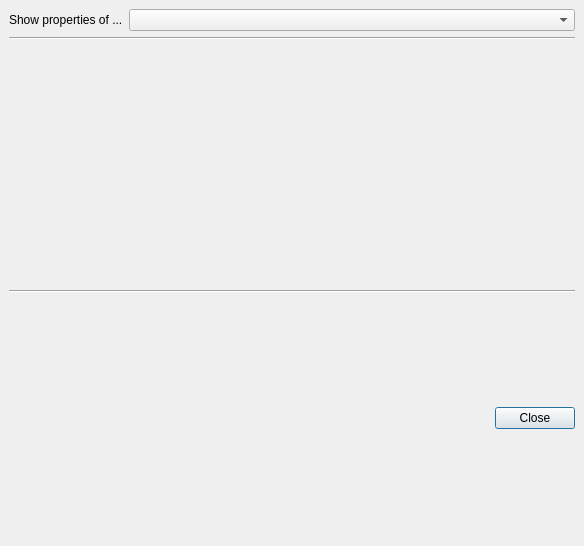
<ui version="4.0" >
 <class>LayoutStatisticsForm</class>
 <widget class="QDialog" name="LayoutStatisticsForm" >
  <property name="geometry" >
   <rect>
    <x>0</x>
    <y>0</y>
    <width>584</width>
    <height>546</height>
   </rect>
  </property>
  <property name="windowTitle" >
   <string>Layout Statistics</string>
  </property>
  <layout class="QGridLayout" >
   <property name="margin" >
    <number>9</number>
   </property>
   <property name="spacing" >
    <number>6</number>
   </property>
   <item row="1" column="0" colspan="2" >
    <widget class="Line" name="line_2" >
     <property name="orientation" >
      <enum>Qt::Horizontal</enum>
     </property>
    </widget>
   </item>
   <item row="4" column="0" colspan="2" >
    <widget class="QFrame" name="frame5" >
     <property name="frameShape" >
      <enum>QFrame::NoFrame</enum>
     </property>
     <property name="frameShadow" >
      <enum>QFrame::Raised</enum>
     </property>
     <layout class="QHBoxLayout" >
      <property name="margin" >
       <number>0</number>
      </property>
      <property name="spacing" >
       <number>6</number>
      </property>
      <item>
       <spacer>
        <property name="orientation" >
         <enum>Qt::Horizontal</enum>
        </property>
        <property name="sizeType" >
         <enum>QSizePolicy::Expanding</enum>
        </property>
        <property name="sizeHint" >
         <size>
          <width>81</width>
          <height>31</height>
         </size>
        </property>
       </spacer>
      </item>
      <item>
       <widget class="QPushButton" name="ok_button" >
        <property name="text" >
         <string>Close</string>
        </property>
        <property name="default" >
         <bool>true</bool>
        </property>
       </widget>
      </item>
     </layout>
    </widget>
   </item>
   <item row="3" column="0" colspan="2" >
    <widget class="Line" name="line" >
     <property name="orientation" >
      <enum>Qt::Horizontal</enum>
     </property>
    </widget>
   </item>
   <item row="0" column="0" >
    <widget class="QLabel" name="label" >
     <property name="text" >
      <string>Show properties of ...</string>
     </property>
    </widget>
   </item>
   <item row="0" column="1" >
    <widget class="QComboBox" name="layout_cbx" >
     <property name="sizePolicy" >
      <sizepolicy>
       <hsizetype>7</hsizetype>
       <vsizetype>0</vsizetype>
       <horstretch>0</horstretch>
       <verstretch>0</verstretch>
      </sizepolicy>
     </property>
    </widget>
   </item>
   <item row="2" column="0" colspan="2" >
    <widget class="lay::BrowserPanel" native="1" name="browser" >
     <property name="sizePolicy" >
      <sizepolicy>
       <hsizetype>13</hsizetype>
       <vsizetype>13</vsizetype>
       <horstretch>0</horstretch>
       <verstretch>0</verstretch>
      </sizepolicy>
     </property>
    </widget>
   </item>
  </layout>
 </widget>
 <layoutdefault spacing="6" margin="11" />
 <customwidgets>
  <customwidget>
   <class>lay::BrowserPanel</class>
   <extends>QWidget</extends>
   <header>layBrowserPanel.h</header>
  </customwidget>
 </customwidgets>
 <resources/>
 <connections>
  <connection>
   <sender>ok_button</sender>
   <signal>clicked()</signal>
   <receiver>LayoutStatisticsForm</receiver>
   <slot>accept()</slot>
   <hints>
    <hint type="sourcelabel" >
     <x>182</x>
     <y>334</y>
    </hint>
    <hint type="destinationlabel" >
     <x>163</x>
     <y>178</y>
    </hint>
   </hints>
  </connection>
 </connections>
</ui>
